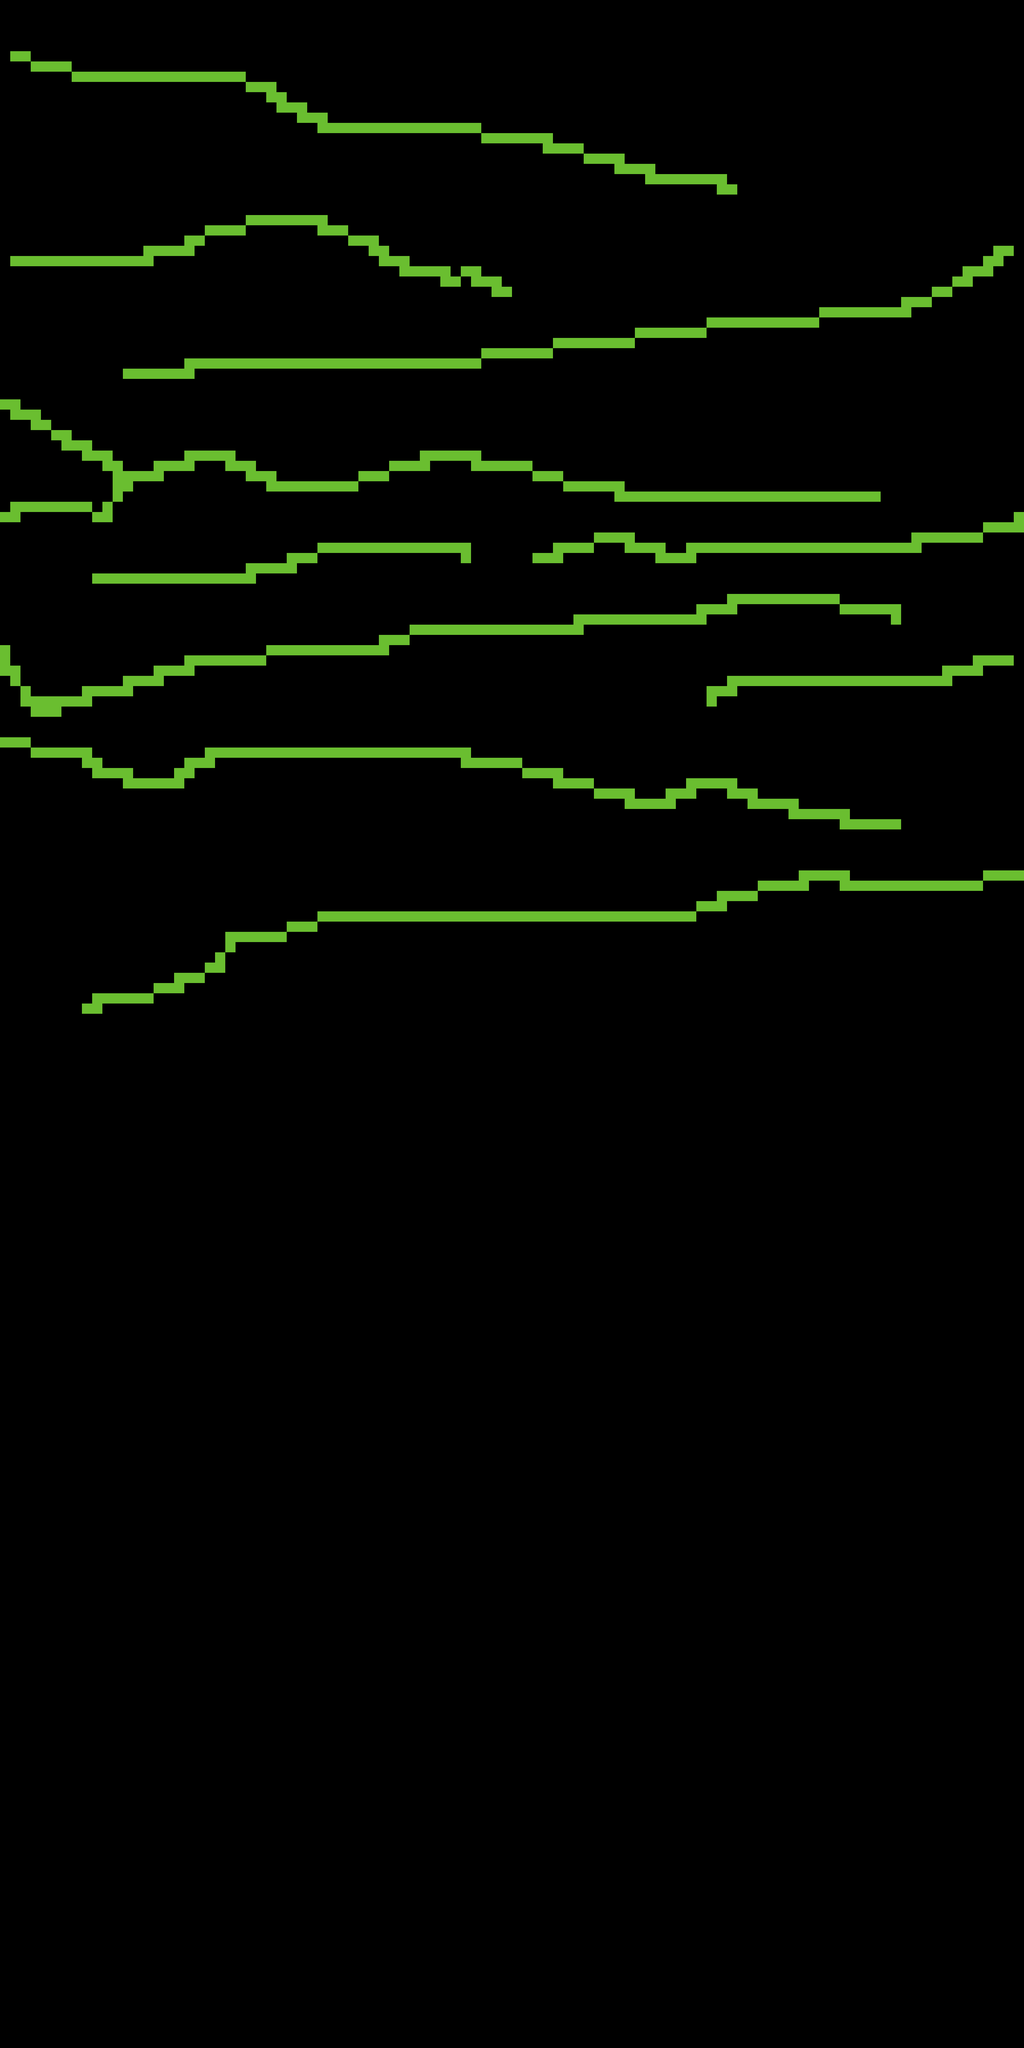

This is a level from a 2D game, rendered from its Tiled map with the project's own tilesets. A one-line summary and the map file follow, with tile-layer data summarised:
An orthogonal 100x200 tile map with 32x32 px tiles, 1 tile layer (Calque de Tuiles 1).

<map version="1.9" tiledversion="1.9.2" orientation="orthogonal" renderorder="right-down" width="100" height="200" tilewidth="32" tileheight="32" infinite="0" nextlayerid="2" nextobjectid="1">
 <tileset firstgid="1" name="placeholder" tilewidth="32" tileheight="32" tilecount="400" columns="20">
  <image source="placeholder.png" width="640" height="640" />
 </tileset>
 <layer id="1" name="Calque de Tuiles 1" width="100" height="200">
  <data>[20000 cells, 779 non-empty, 1 distinct tile ids]</data>
 </layer>
</map>
